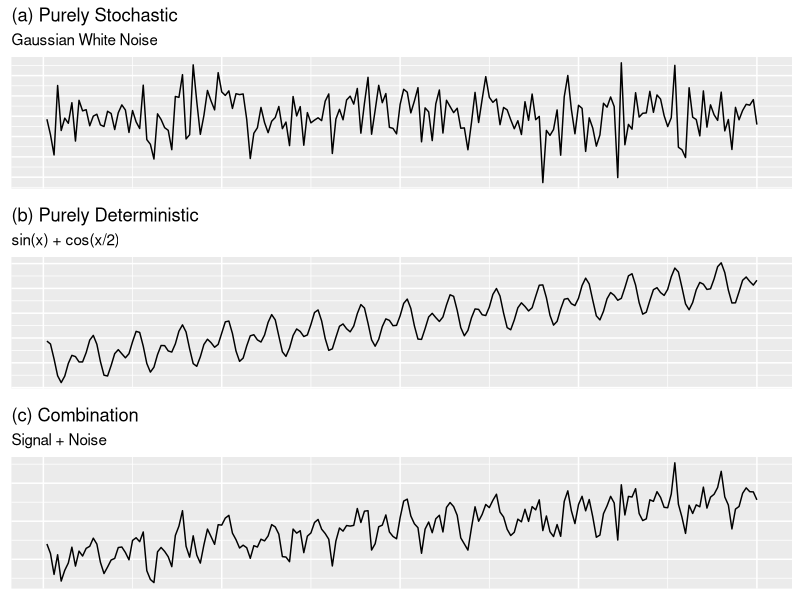

Reproduce this figure in R.
library(ggplot2)
multiplot <- function(..., plotlist=NULL, file, cols=1, layout=NULL) {
  library(grid)
  
  # Make a list from the ... arguments and plotlist
  plots <- c(list(...), plotlist)
  
  numPlots = length(plots)
  
  # If layout is NULL, then use 'cols' to determine layout
  if (is.null(layout)) {
    # Make the panel
    # ncol: Number of columns of plots
    # nrow: Number of rows needed, calculated from # of cols
    layout <- matrix(seq(1, cols * ceiling(numPlots/cols)),
                     ncol = cols, nrow = ceiling(numPlots/cols))
  }
  
  if (numPlots==1) {
    print(plots[[1]])
    
  } else {
    # Set up the page
    grid.newpage()
    pushViewport(viewport(layout = grid.layout(nrow(layout), ncol(layout))))
    
    # Make each plot, in the correct location
    for (i in 1:numPlots) {
      # Get the i,j matrix positions of the regions that contain this subplot
      matchidx <- as.data.frame(which(layout == i, arr.ind = TRUE))
      
      print(plots[[i]], vp = viewport(layout.pos.row = matchidx$row,
                                      layout.pos.col = matchidx$col))
    }
  }
}

t = 1:200
dat <- data.frame(sto = rnorm(length(t)),
                  det = sin(t) + cos(t/2) + t/30)


# Stochastic

p1 <- ggplot(dat, aes(x=t, y=sto)) +
  geom_line() +
  ggtitle("(a) Purely Stochastic", subtitle = "Gaussian White Noise") + 
  labs(x = NULL, y = NULL)  + 
  theme(axis.ticks = element_blank(), axis.text.x = element_blank(), axis.text.y = element_blank()) 

# Deterministic

p2 <- ggplot(dat, aes(x=t, y=det)) +
  geom_line() +
  ggtitle("(b) Purely Deterministic", subtitle = "sin(x) + cos(x/2)") + 
  labs(x = NULL, y = NULL) + 
  theme(axis.ticks = element_blank(), axis.text.x = element_blank(), axis.text.y = element_blank()) 

# Combination

p3 <- ggplot(dat, aes(x=t, y=sto+det)) +
  geom_line() +
  ggtitle("(c) Combination", subtitle = "Signal + Noise") + 
  labs(x = NULL, y = NULL) + 
  theme(axis.ticks = element_blank(), axis.text.x = element_blank(), axis.text.y = element_blank()) 
  


multiplot(p1,p2,p3, cols = 1)







